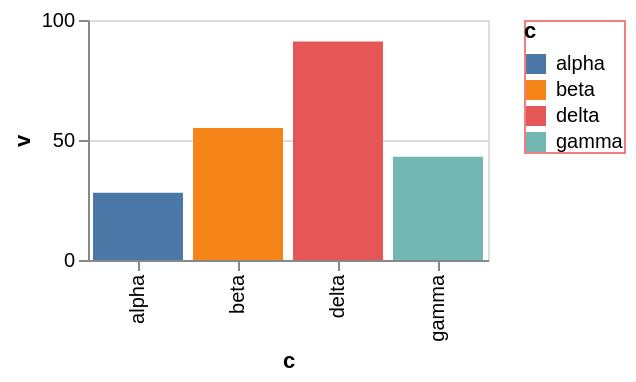

Write the Vega-Lite specification saved for this chart.
### Vega-Lite specification from a JSON file in a GitHub repository (floating-point values rounded to 4 significant figures)
{"$schema": "https://vega.github.io/schema/vega-lite/v6.json", "width": 200, "height": 120, "data": {"values": [{"c": "alpha", "v": 28, "w": 3, "t": "2024-01-07"}, {"c": "beta", "v": 55, "w": 7, "t": "2024-03-19"}, {"c": "gamma", "v": 43, "w": 5, "t": "2024-06-02"}, {"c": "delta", "v": 91, "w": 9, "t": "2024-09-11"}]}, "mark": "bar", "encoding": {"x": {"field": "c", "type": "nominal"}, "y": {"field": "v", "type": "quantitative"}, "color": {"field": "c", "type": "nominal"}}, "config": {"legend": {"strokeColor": "lightcoral"}}}
